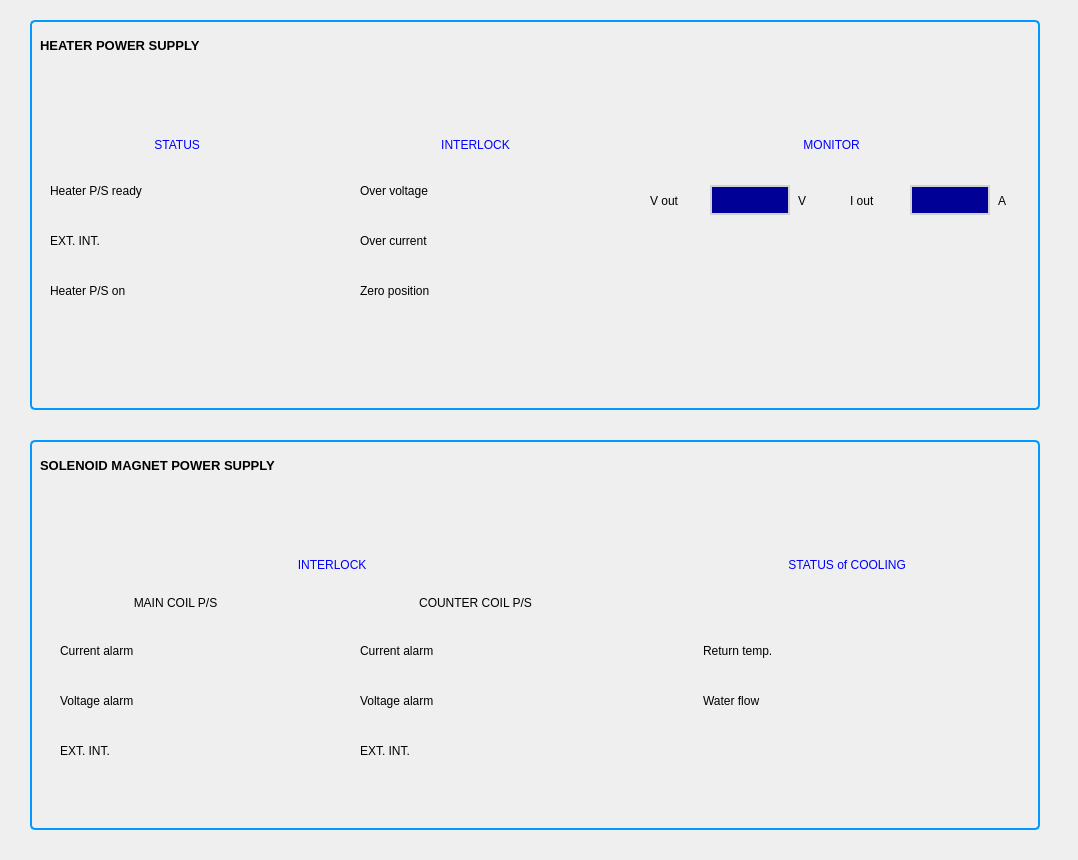
<ui version="4.0" >
 <class>Form</class>
 <widget class="QWidget" name="Form" >
  <property name="geometry" >
   <rect>
    <x>0</x>
    <y>0</y>
    <width>1078</width>
    <height>860</height>
   </rect>
  </property>
  <property name="windowTitle" >
   <string>Form</string>
  </property>
  <widget class="QGroupBox" name="groupBox" >
   <property name="geometry" >
    <rect>
     <x>30</x>
     <y>20</y>
     <width>1010</width>
     <height>390</height>
    </rect>
   </property>
   <property name="styleSheet" >
    <string>QGroupBox {
 background-color: qlineargradient(x1: 0, y1: 0, x2: 0, y2: 1,
                                   stop: 0 #E0E0E0, stop: 1 #FFFFFF);
 border: 2px solid rgb(0, 153, 255);
 border-radius: 5px;
 margin-top: 1ex; 
}</string>
   </property>
   <property name="title" >
    <string/>
   </property>
   <widget class="CALabel" name="caLabel_6" >
    <property name="geometry" >
     <rect>
      <x>500</x>
      <y>210</y>
      <width>61</width>
      <height>21</height>
     </rect>
    </property>
    <property name="font" >
     <font/>
    </property>
    <property name="alignment" >
     <set>Qt::AlignCenter</set>
    </property>
    <property name="pvname" >
     <string>LH1_KLY_HPSOC_STAT</string>
    </property>
    <property name="cmode" stdset="0" >
     <enum>CALabel::Alarm</enum>
    </property>
    <property name="truelabel" >
     <string>FAULT</string>
    </property>
    <property name="falselabel" >
     <string>OK</string>
    </property>
   </widget>
   <widget class="QLabel" name="label_7" >
    <property name="geometry" >
     <rect>
      <x>330</x>
      <y>160</y>
      <width>151</width>
      <height>21</height>
     </rect>
    </property>
    <property name="font" >
     <font/>
    </property>
    <property name="text" >
     <string>Over voltage</string>
    </property>
    <property name="textFormat" >
     <enum>Qt::AutoText</enum>
    </property>
    <property name="alignment" >
     <set>Qt::AlignLeading|Qt::AlignLeft|Qt::AlignVCenter</set>
    </property>
   </widget>
   <widget class="CALabel" name="caLabel" >
    <property name="geometry" >
     <rect>
      <x>201</x>
      <y>160</y>
      <width>61</width>
      <height>21</height>
     </rect>
    </property>
    <property name="font" >
     <font/>
    </property>
    <property name="styleSheet" >
     <string/>
    </property>
    <property name="alignment" >
     <set>Qt::AlignCenter</set>
    </property>
    <property name="pvname" >
     <string>LH1_KLY_HPSRDY_STAT</string>
    </property>
    <property name="cmode" stdset="0" >
     <enum>CALabel::Alarm</enum>
    </property>
    <property name="ttdmode" stdset="0" >
     <enum>CALabel::Hide</enum>
    </property>
    <property name="truelabel" >
     <string>OK</string>
    </property>
    <property name="falselabel" >
     <string>FAULT</string>
    </property>
   </widget>
   <widget class="CALabel" name="caLabel_5" >
    <property name="geometry" >
     <rect>
      <x>500</x>
      <y>260</y>
      <width>61</width>
      <height>21</height>
     </rect>
    </property>
    <property name="font" >
     <font/>
    </property>
    <property name="alignment" >
     <set>Qt::AlignCenter</set>
    </property>
    <property name="pvname" >
     <string>LH1_KLY_HPSZP_STAT</string>
    </property>
    <property name="cmode" stdset="0" >
     <enum>CALabel::Alarm</enum>
    </property>
    <property name="truelabel" >
     <string>FAULT</string>
    </property>
    <property name="falselabel" >
     <string>OK</string>
    </property>
   </widget>
   <widget class="QLabel" name="label_2" >
    <property name="geometry" >
     <rect>
      <x>20</x>
      <y>110</y>
      <width>251</width>
      <height>30</height>
     </rect>
    </property>
    <property name="font" >
     <font/>
    </property>
    <property name="styleSheet" >
     <string>color:rgb(0,0,255);
</string>
    </property>
    <property name="text" >
     <string>               STATUS              </string>
    </property>
    <property name="alignment" >
     <set>Qt::AlignCenter</set>
    </property>
   </widget>
   <widget class="QLabel" name="label_8" >
    <property name="geometry" >
     <rect>
      <x>330</x>
      <y>260</y>
      <width>151</width>
      <height>21</height>
     </rect>
    </property>
    <property name="font" >
     <font/>
    </property>
    <property name="text" >
     <string>Zero position</string>
    </property>
    <property name="alignment" >
     <set>Qt::AlignLeading|Qt::AlignLeft|Qt::AlignVCenter</set>
    </property>
   </widget>
   <widget class="CALabel" name="caLabel_3" >
    <property name="geometry" >
     <rect>
      <x>201</x>
      <y>260</y>
      <width>61</width>
      <height>21</height>
     </rect>
    </property>
    <property name="font" >
     <font/>
    </property>
    <property name="alignment" >
     <set>Qt::AlignCenter</set>
    </property>
    <property name="pvname" >
     <string>LH1_KLY_HPSON_STAT</string>
    </property>
    <property name="cmode" stdset="0" >
     <enum>CALabel::Alarm</enum>
    </property>
    <property name="truelabel" >
     <string>OK</string>
    </property>
    <property name="falselabel" >
     <string>FAULT</string>
    </property>
   </widget>
   <widget class="QLabel" name="label_3" >
    <property name="geometry" >
     <rect>
      <x>330</x>
      <y>110</y>
      <width>231</width>
      <height>30</height>
     </rect>
    </property>
    <property name="font" >
     <font/>
    </property>
    <property name="styleSheet" >
     <string>color:rgb(0,0,255);
</string>
    </property>
    <property name="text" >
     <string>          INTERLOCK          </string>
    </property>
    <property name="alignment" >
     <set>Qt::AlignCenter</set>
    </property>
   </widget>
   <widget class="CALabel" name="caLabel_4" >
    <property name="geometry" >
     <rect>
      <x>500</x>
      <y>160</y>
      <width>61</width>
      <height>21</height>
     </rect>
    </property>
    <property name="font" >
     <font/>
    </property>
    <property name="alignment" >
     <set>Qt::AlignCenter</set>
    </property>
    <property name="pvname" >
     <string>LH1_KLY_HPSOV_STAT</string>
    </property>
    <property name="cmode" stdset="0" >
     <enum>CALabel::Alarm</enum>
    </property>
    <property name="truelabel" >
     <string>FAULT</string>
    </property>
    <property name="falselabel" >
     <string>OK</string>
    </property>
   </widget>
   <widget class="QLabel" name="label_4" >
    <property name="geometry" >
     <rect>
      <x>20</x>
      <y>160</y>
      <width>171</width>
      <height>21</height>
     </rect>
    </property>
    <property name="font" >
     <font/>
    </property>
    <property name="text" >
     <string>Heater P/S ready</string>
    </property>
    <property name="alignment" >
     <set>Qt::AlignLeading|Qt::AlignLeft|Qt::AlignVCenter</set>
    </property>
   </widget>
   <widget class="QLabel" name="label_6" >
    <property name="geometry" >
     <rect>
      <x>20</x>
      <y>210</y>
      <width>151</width>
      <height>21</height>
     </rect>
    </property>
    <property name="font" >
     <font/>
    </property>
    <property name="text" >
     <string>EXT. INT.</string>
    </property>
    <property name="alignment" >
     <set>Qt::AlignLeading|Qt::AlignLeft|Qt::AlignVCenter</set>
    </property>
   </widget>
   <widget class="QLabel" name="label" >
    <property name="geometry" >
     <rect>
      <x>0</x>
      <y>10</y>
      <width>180</width>
      <height>30</height>
     </rect>
    </property>
    <property name="font" >
     <font>
      <pointsize>-1</pointsize>
      <weight>75</weight>
      <bold>true</bold>
     </font>
    </property>
    <property name="styleSheet" >
     <string>font-size:13px;font-weight:bold;</string>
    </property>
    <property name="text" >
     <string>HEATER POWER SUPPLY</string>
    </property>
    <property name="alignment" >
     <set>Qt::AlignLeading|Qt::AlignLeft|Qt::AlignVCenter</set>
    </property>
    <property name="indent" >
     <number>10</number>
    </property>
   </widget>
   <widget class="QLabel" name="label_5" >
    <property name="geometry" >
     <rect>
      <x>20</x>
      <y>260</y>
      <width>151</width>
      <height>21</height>
     </rect>
    </property>
    <property name="font" >
     <font/>
    </property>
    <property name="text" >
     <string>Heater P/S on</string>
    </property>
    <property name="alignment" >
     <set>Qt::AlignLeading|Qt::AlignLeft|Qt::AlignVCenter</set>
    </property>
   </widget>
   <widget class="QLabel" name="label_9" >
    <property name="geometry" >
     <rect>
      <x>330</x>
      <y>210</y>
      <width>151</width>
      <height>21</height>
     </rect>
    </property>
    <property name="font" >
     <font/>
    </property>
    <property name="text" >
     <string>Over current</string>
    </property>
    <property name="alignment" >
     <set>Qt::AlignLeading|Qt::AlignLeft|Qt::AlignVCenter</set>
    </property>
   </widget>
   <widget class="CALabel" name="caLabel_2" >
    <property name="geometry" >
     <rect>
      <x>201</x>
      <y>210</y>
      <width>61</width>
      <height>21</height>
     </rect>
    </property>
    <property name="font" >
     <font/>
    </property>
    <property name="alignment" >
     <set>Qt::AlignCenter</set>
    </property>
    <property name="pvname" >
     <string>LH1_KLY_HPSEINT_STAT</string>
    </property>
    <property name="cmode" stdset="0" >
     <enum>CALabel::Alarm</enum>
    </property>
    <property name="truelabel" >
     <string>OK</string>
    </property>
    <property name="falselabel" >
     <string>FAULT</string>
    </property>
   </widget>
   <widget class="QLabel" name="label_10" >
    <property name="geometry" >
     <rect>
      <x>620</x>
      <y>110</y>
      <width>360</width>
      <height>30</height>
     </rect>
    </property>
    <property name="font" >
     <font/>
    </property>
    <property name="styleSheet" >
     <string>color:rgb(0,0,255);
</string>
    </property>
    <property name="text" >
     <string>                     MONITOR                    </string>
    </property>
    <property name="alignment" >
     <set>Qt::AlignCenter</set>
    </property>
   </widget>
   <widget class="QLabel" name="label_11" >
    <property name="geometry" >
     <rect>
      <x>620</x>
      <y>170</y>
      <width>61</width>
      <height>21</height>
     </rect>
    </property>
    <property name="font" >
     <font/>
    </property>
    <property name="text" >
     <string>V out</string>
    </property>
    <property name="alignment" >
     <set>Qt::AlignLeading|Qt::AlignLeft|Qt::AlignVCenter</set>
    </property>
   </widget>
   <widget class="CALabel" name="caLabel_7" >
    <property name="geometry" >
     <rect>
      <x>680</x>
      <y>165</y>
      <width>80</width>
      <height>30</height>
     </rect>
    </property>
    <property name="font" >
     <font/>
    </property>
    <property name="styleSheet" >
     <string>QLabel {
 background-color: rgb(0,0,150);
border: 2px solid rgb(210,210,210);
color:rgb(255,255,255);

}</string>
    </property>
    <property name="frameShape" >
     <enum>QFrame::StyledPanel</enum>
    </property>
    <property name="alignment" >
     <set>Qt::AlignCenter</set>
    </property>
    <property name="pvname" >
     <string>LH1_KLY_HPSVO_STAT</string>
    </property>
    <property name="dmode" stdset="0" >
     <enum>CALabel::RealOne</enum>
    </property>
    <property name="cmode" stdset="0" >
     <enum>CALabel::Static</enum>
    </property>
    <property name="truelabel" >
     <string>OK</string>
    </property>
    <property name="falselabel" >
     <string>FAULT</string>
    </property>
   </widget>
   <widget class="QLabel" name="label_12" >
    <property name="geometry" >
     <rect>
      <x>768</x>
      <y>170</y>
      <width>12</width>
      <height>21</height>
     </rect>
    </property>
    <property name="font" >
     <font/>
    </property>
    <property name="text" >
     <string>V</string>
    </property>
    <property name="alignment" >
     <set>Qt::AlignLeading|Qt::AlignLeft|Qt::AlignVCenter</set>
    </property>
   </widget>
   <widget class="CALabel" name="caLabel_8" >
    <property name="geometry" >
     <rect>
      <x>880</x>
      <y>165</y>
      <width>80</width>
      <height>30</height>
     </rect>
    </property>
    <property name="font" >
     <font/>
    </property>
    <property name="styleSheet" >
     <string>QLabel {
 background-color: rgb(0,0,150);
border: 2px solid rgb(210,210,210);
color:rgb(255,255,255);

}</string>
    </property>
    <property name="frameShape" >
     <enum>QFrame::StyledPanel</enum>
    </property>
    <property name="alignment" >
     <set>Qt::AlignCenter</set>
    </property>
    <property name="pvname" >
     <string>LH1_KLY_HPSIO_STAT</string>
    </property>
    <property name="dmode" stdset="0" >
     <enum>CALabel::Double</enum>
    </property>
    <property name="cmode" stdset="0" >
     <enum>CALabel::Static</enum>
    </property>
    <property name="truelabel" >
     <string>OK</string>
    </property>
    <property name="falselabel" >
     <string>FAULT</string>
    </property>
   </widget>
   <widget class="QLabel" name="label_13" >
    <property name="geometry" >
     <rect>
      <x>968</x>
      <y>170</y>
      <width>12</width>
      <height>21</height>
     </rect>
    </property>
    <property name="font" >
     <font/>
    </property>
    <property name="text" >
     <string>A</string>
    </property>
    <property name="alignment" >
     <set>Qt::AlignLeading|Qt::AlignLeft|Qt::AlignVCenter</set>
    </property>
   </widget>
   <widget class="QLabel" name="label_14" >
    <property name="geometry" >
     <rect>
      <x>820</x>
      <y>170</y>
      <width>61</width>
      <height>21</height>
     </rect>
    </property>
    <property name="font" >
     <font/>
    </property>
    <property name="text" >
     <string>I out</string>
    </property>
    <property name="alignment" >
     <set>Qt::AlignLeading|Qt::AlignLeft|Qt::AlignVCenter</set>
    </property>
   </widget>
  </widget>
  <widget class="QGroupBox" name="groupBox_2" >
   <property name="geometry" >
    <rect>
     <x>30</x>
     <y>440</y>
     <width>1010</width>
     <height>390</height>
    </rect>
   </property>
   <property name="styleSheet" >
    <string>QGroupBox {
 background-color: qlineargradient(x1: 0, y1: 0, x2: 0, y2: 1,
                                   stop: 0 #E0E0E0, stop: 1 #FFFFFF);
 border: 2px solid rgb(0, 153, 255);
 border-radius: 5px;
 margin-top: 1ex; 
}</string>
   </property>
   <property name="title" >
    <string/>
   </property>
   <widget class="CALabel" name="caLabel_12" >
    <property name="geometry" >
     <rect>
      <x>210</x>
      <y>250</y>
      <width>61</width>
      <height>21</height>
     </rect>
    </property>
    <property name="font" >
     <font/>
    </property>
    <property name="alignment" >
     <set>Qt::AlignCenter</set>
    </property>
    <property name="pvname" >
     <string>LH1_KLY_MCPSV_STAT</string>
    </property>
    <property name="cmode" stdset="0" >
     <enum>CALabel::Alarm</enum>
    </property>
    <property name="truelabel" >
     <string>OK</string>
    </property>
    <property name="falselabel" >
     <string>FAULT</string>
    </property>
   </widget>
   <widget class="QLabel" name="label_17" >
    <property name="geometry" >
     <rect>
      <x>30</x>
      <y>300</y>
      <width>151</width>
      <height>21</height>
     </rect>
    </property>
    <property name="font" >
     <font/>
    </property>
    <property name="text" >
     <string>EXT. INT.</string>
    </property>
    <property name="alignment" >
     <set>Qt::AlignLeading|Qt::AlignLeft|Qt::AlignVCenter</set>
    </property>
   </widget>
   <widget class="QLabel" name="label_18" >
    <property name="geometry" >
     <rect>
      <x>330</x>
      <y>150</y>
      <width>231</width>
      <height>25</height>
     </rect>
    </property>
    <property name="font" >
     <font/>
    </property>
    <property name="text" >
     <string>     COUNTER COIL P/S     </string>
    </property>
    <property name="alignment" >
     <set>Qt::AlignCenter</set>
    </property>
   </widget>
   <widget class="QLabel" name="label_19" >
    <property name="geometry" >
     <rect>
      <x>330</x>
      <y>250</y>
      <width>151</width>
      <height>21</height>
     </rect>
    </property>
    <property name="font" >
     <font/>
    </property>
    <property name="text" >
     <string>Voltage alarm</string>
    </property>
    <property name="alignment" >
     <set>Qt::AlignLeading|Qt::AlignLeft|Qt::AlignVCenter</set>
    </property>
   </widget>
   <widget class="CALabel" name="caLabel_11" >
    <property name="geometry" >
     <rect>
      <x>210</x>
      <y>300</y>
      <width>61</width>
      <height>21</height>
     </rect>
    </property>
    <property name="font" >
     <font/>
    </property>
    <property name="alignment" >
     <set>Qt::AlignCenter</set>
    </property>
    <property name="pvname" >
     <string>LH1_KLY_MCPSEINT_STAT</string>
    </property>
    <property name="cmode" stdset="0" >
     <enum>CALabel::Alarm</enum>
    </property>
    <property name="truelabel" >
     <string>OK</string>
    </property>
    <property name="falselabel" >
     <string>FAULT</string>
    </property>
   </widget>
   <widget class="QLabel" name="label_20" >
    <property name="geometry" >
     <rect>
      <x>30</x>
      <y>200</y>
      <width>151</width>
      <height>21</height>
     </rect>
    </property>
    <property name="font" >
     <font/>
    </property>
    <property name="text" >
     <string>Current alarm</string>
    </property>
    <property name="alignment" >
     <set>Qt::AlignLeading|Qt::AlignLeft|Qt::AlignVCenter</set>
    </property>
   </widget>
   <widget class="QLabel" name="label_21" >
    <property name="geometry" >
     <rect>
      <x>30</x>
      <y>250</y>
      <width>151</width>
      <height>21</height>
     </rect>
    </property>
    <property name="font" >
     <font/>
    </property>
    <property name="text" >
     <string>Voltage alarm</string>
    </property>
    <property name="alignment" >
     <set>Qt::AlignLeading|Qt::AlignLeft|Qt::AlignVCenter</set>
    </property>
   </widget>
   <widget class="CALabel" name="caLabel_13" >
    <property name="geometry" >
     <rect>
      <x>510</x>
      <y>250</y>
      <width>61</width>
      <height>21</height>
     </rect>
    </property>
    <property name="font" >
     <font/>
    </property>
    <property name="alignment" >
     <set>Qt::AlignCenter</set>
    </property>
    <property name="pvname" >
     <string>LH1_KLY_CCPSV_STAT</string>
    </property>
    <property name="cmode" stdset="0" >
     <enum>CALabel::Alarm</enum>
    </property>
    <property name="truelabel" >
     <string>OK</string>
    </property>
    <property name="falselabel" >
     <string>FAULT</string>
    </property>
   </widget>
   <widget class="CALabel" name="caLabel_14" >
    <property name="geometry" >
     <rect>
      <x>210</x>
      <y>200</y>
      <width>61</width>
      <height>21</height>
     </rect>
    </property>
    <property name="font" >
     <font/>
    </property>
    <property name="alignment" >
     <set>Qt::AlignCenter</set>
    </property>
    <property name="pvname" >
     <string>LH1_KLY_MCPSI_STAT</string>
    </property>
    <property name="cmode" stdset="0" >
     <enum>CALabel::Alarm</enum>
    </property>
    <property name="truelabel" >
     <string>OK</string>
    </property>
    <property name="falselabel" >
     <string>FAULT</string>
    </property>
   </widget>
   <widget class="CALabel" name="caLabel_15" >
    <property name="geometry" >
     <rect>
      <x>510</x>
      <y>200</y>
      <width>61</width>
      <height>21</height>
     </rect>
    </property>
    <property name="font" >
     <font/>
    </property>
    <property name="alignment" >
     <set>Qt::AlignCenter</set>
    </property>
    <property name="pvname" >
     <string>LH1_KLY_CCPSI_STAT</string>
    </property>
    <property name="cmode" stdset="0" >
     <enum>CALabel::Alarm</enum>
    </property>
    <property name="truelabel" >
     <string>OK</string>
    </property>
    <property name="falselabel" >
     <string>FAULT</string>
    </property>
   </widget>
   <widget class="CALabel" name="caLabel_16" >
    <property name="geometry" >
     <rect>
      <x>510</x>
      <y>300</y>
      <width>61</width>
      <height>21</height>
     </rect>
    </property>
    <property name="font" >
     <font/>
    </property>
    <property name="alignment" >
     <set>Qt::AlignCenter</set>
    </property>
    <property name="pvname" >
     <string>LH1_KLY_CCPSEINT_STAT</string>
    </property>
    <property name="cmode" stdset="0" >
     <enum>CALabel::Alarm</enum>
    </property>
    <property name="truelabel" >
     <string>OK</string>
    </property>
    <property name="falselabel" >
     <string>FAULT</string>
    </property>
   </widget>
   <widget class="QLabel" name="label_22" >
    <property name="geometry" >
     <rect>
      <x>30</x>
      <y>150</y>
      <width>231</width>
      <height>25</height>
     </rect>
    </property>
    <property name="font" >
     <font/>
    </property>
    <property name="text" >
     <string>       MAIN COIL P/S       </string>
    </property>
    <property name="alignment" >
     <set>Qt::AlignCenter</set>
    </property>
   </widget>
   <widget class="QLabel" name="label_23" >
    <property name="geometry" >
     <rect>
      <x>0</x>
      <y>10</y>
      <width>301</width>
      <height>30</height>
     </rect>
    </property>
    <property name="font" >
     <font>
      <pointsize>-1</pointsize>
      <weight>75</weight>
      <bold>true</bold>
     </font>
    </property>
    <property name="styleSheet" >
     <string>font-size:13px;font-weight:bold;</string>
    </property>
    <property name="text" >
     <string>SOLENOID MAGNET POWER SUPPLY</string>
    </property>
    <property name="alignment" >
     <set>Qt::AlignLeading|Qt::AlignLeft|Qt::AlignVCenter</set>
    </property>
    <property name="indent" >
     <number>10</number>
    </property>
   </widget>
   <widget class="QLabel" name="label_24" >
    <property name="geometry" >
     <rect>
      <x>330</x>
      <y>200</y>
      <width>151</width>
      <height>21</height>
     </rect>
    </property>
    <property name="font" >
     <font/>
    </property>
    <property name="text" >
     <string>Current alarm</string>
    </property>
    <property name="alignment" >
     <set>Qt::AlignLeading|Qt::AlignLeft|Qt::AlignVCenter</set>
    </property>
   </widget>
   <widget class="QLabel" name="label_25" >
    <property name="geometry" >
     <rect>
      <x>330</x>
      <y>300</y>
      <width>151</width>
      <height>21</height>
     </rect>
    </property>
    <property name="font" >
     <font/>
    </property>
    <property name="text" >
     <string>EXT. INT.</string>
    </property>
    <property name="alignment" >
     <set>Qt::AlignLeading|Qt::AlignLeft|Qt::AlignVCenter</set>
    </property>
   </widget>
   <widget class="QLabel" name="label_27" >
    <property name="geometry" >
     <rect>
      <x>673</x>
      <y>200</y>
      <width>151</width>
      <height>21</height>
     </rect>
    </property>
    <property name="font" >
     <font/>
    </property>
    <property name="text" >
     <string>Return temp.</string>
    </property>
    <property name="alignment" >
     <set>Qt::AlignLeading|Qt::AlignLeft|Qt::AlignVCenter</set>
    </property>
   </widget>
   <widget class="CALabel" name="caLabel_17" >
    <property name="geometry" >
     <rect>
      <x>893</x>
      <y>250</y>
      <width>61</width>
      <height>21</height>
     </rect>
    </property>
    <property name="font" >
     <font/>
    </property>
    <property name="alignment" >
     <set>Qt::AlignCenter</set>
    </property>
    <property name="pvname" >
     <string>LH1_CL_FLOW_STAT</string>
    </property>
    <property name="cmode" stdset="0" >
     <enum>CALabel::Alarm</enum>
    </property>
    <property name="truelabel" >
     <string>OK</string>
    </property>
    <property name="falselabel" >
     <string>FAULT</string>
    </property>
   </widget>
   <widget class="QLabel" name="label_28" >
    <property name="geometry" >
     <rect>
      <x>673</x>
      <y>250</y>
      <width>151</width>
      <height>21</height>
     </rect>
    </property>
    <property name="font" >
     <font/>
    </property>
    <property name="text" >
     <string>Water flow</string>
    </property>
    <property name="alignment" >
     <set>Qt::AlignLeading|Qt::AlignLeft|Qt::AlignVCenter</set>
    </property>
   </widget>
   <widget class="CALabel" name="caLabel_18" >
    <property name="geometry" >
     <rect>
      <x>893</x>
      <y>200</y>
      <width>61</width>
      <height>21</height>
     </rect>
    </property>
    <property name="font" >
     <font/>
    </property>
    <property name="alignment" >
     <set>Qt::AlignCenter</set>
    </property>
    <property name="pvname" >
     <string>LH1_CL_RTEMP_STAT</string>
    </property>
    <property name="cmode" stdset="0" >
     <enum>CALabel::Alarm</enum>
    </property>
    <property name="truelabel" >
     <string>OK</string>
    </property>
    <property name="falselabel" >
     <string>FAULT</string>
    </property>
   </widget>
   <widget class="QLabel" name="label_32" >
    <property name="geometry" >
     <rect>
      <x>30</x>
      <y>110</y>
      <width>541</width>
      <height>30</height>
     </rect>
    </property>
    <property name="font" >
     <font/>
    </property>
    <property name="styleSheet" >
     <string>color:rgb(0,0,255);
</string>
    </property>
    <property name="text" >
     <string>                                       INTERLOCK                                      </string>
    </property>
    <property name="alignment" >
     <set>Qt::AlignCenter</set>
    </property>
   </widget>
   <widget class="QLabel" name="label_33" >
    <property name="geometry" >
     <rect>
      <x>620</x>
      <y>110</y>
      <width>391</width>
      <height>30</height>
     </rect>
    </property>
    <property name="font" >
     <font/>
    </property>
    <property name="styleSheet" >
     <string>color:rgb(0,0,255);
</string>
    </property>
    <property name="text" >
     <string>        STATUS of COOLING       </string>
    </property>
    <property name="alignment" >
     <set>Qt::AlignCenter</set>
    </property>
   </widget>
  </widget>
 </widget>
 <customwidgets>
  <customwidget>
   <class>CALabel</class>
   <extends>QLabel</extends>
   <header>caLabel.h</header>
  </customwidget>
 </customwidgets>
 <resources/>
 <connections/>
</ui>
